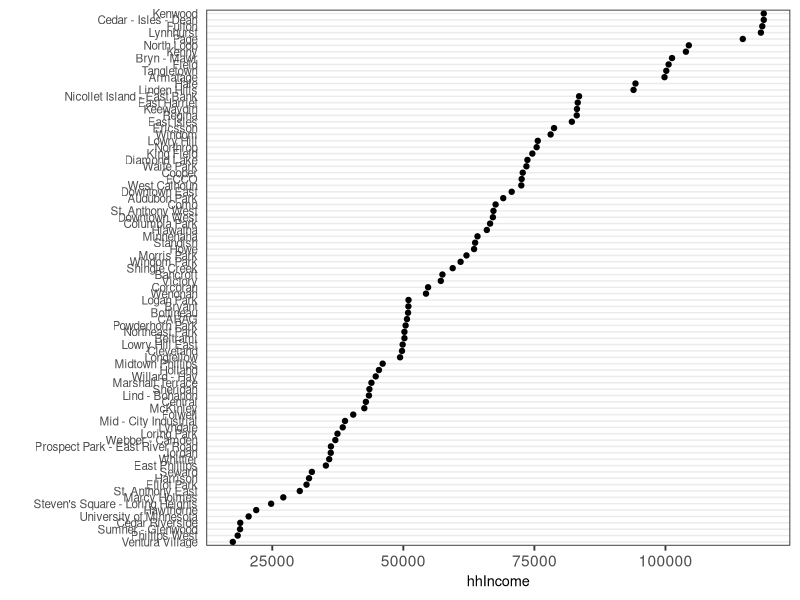
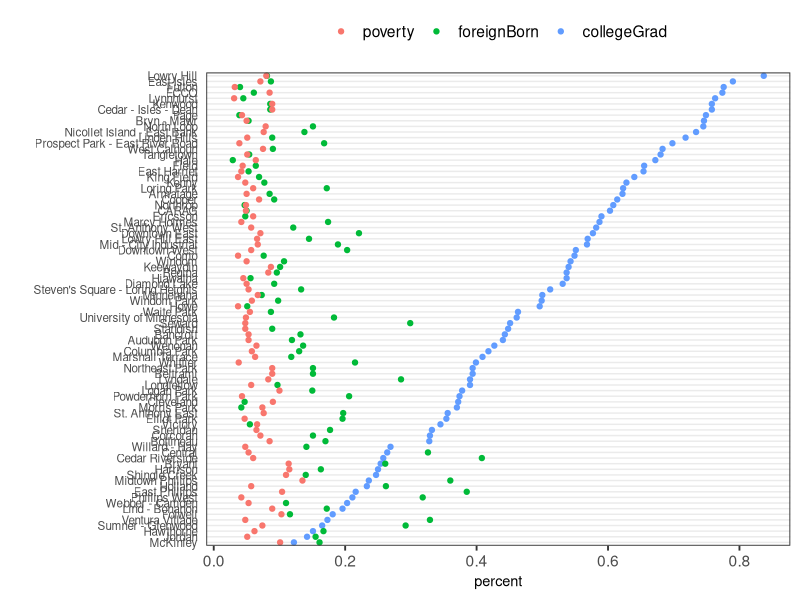

These figures' R source, in order:
## ---- chunk 1
knitr::opts_chunk$set(echo = TRUE, 
                      warning = FALSE,
                      message = FALSE)
## ---- chunk 2
library(carData)
library(tidyverse)
theme_dotplot <- theme_bw(14) +
    theme(axis.text.y = element_text(size = rel(.75)),
          axis.ticks.y = element_blank(),
          axis.title.x = element_text(size = rel(.75)),
          panel.grid.major.x = element_blank(),
          panel.grid.major.y = element_line(size = 0.5),
          panel.grid.minor.x = element_blank())
## ---- chunk 3
mtidy <-  MplsDemo %>%
  select(neighborhood, collegeGrad, foreignBorn, poverty) %>% 
  gather(key = variable, value = percent, -neighborhood) %>% 
  mutate(variable = factor(variable, levels = c("poverty", "foreignBorn", "collegeGrad")))

ggplot(MplsDemo, aes(hhIncome, fct_reorder(neighborhood, hhIncome))) +
  geom_point() + ylab("") +
  theme_dotplot + theme(legend.position = "top")
## ---- chunk 4
mtidy <-  MplsDemo %>%
  select(neighborhood, collegeGrad, foreignBorn, poverty) %>% 
  gather(key = variable, value = percent, -neighborhood) %>% 
  # factor levels are changed so order of levels in the legend is the same as in the graph
  mutate(variable = factor(variable, levels = c("poverty", "foreignBorn", "collegeGrad")))

ggplot(mtidy, aes(percent, fct_reorder2(neighborhood, variable, -percent),
                  color = variable)) +
  geom_point() + ylab("") +
  theme_dotplot + theme(legend.position = "top",
                        legend.title = element_blank())
